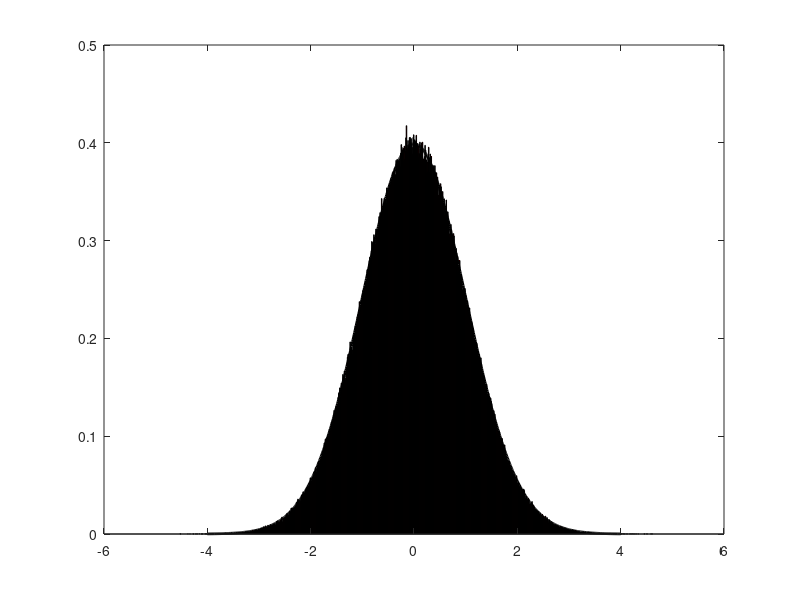

Write MATLAB code to recreate this figure.
n=1000000; mu=0; sigma=1;
x = random('normal', mu, sigma, [n,1]);

[N, xout]=hist(x, min(x):.01:max(x));
bar(xout', N'/(n*(xout(2)-xout(1))), 'barwidth', 1, 'facecolor', 'r');

hold on;

z=-4:.01:4;
y=1/(sqrt(2*pi*sigma)) *exp(-(z-mu).^2 / (2*(sigma^2)));
plot(z, y, 'k', 'LineWidth', 2);
